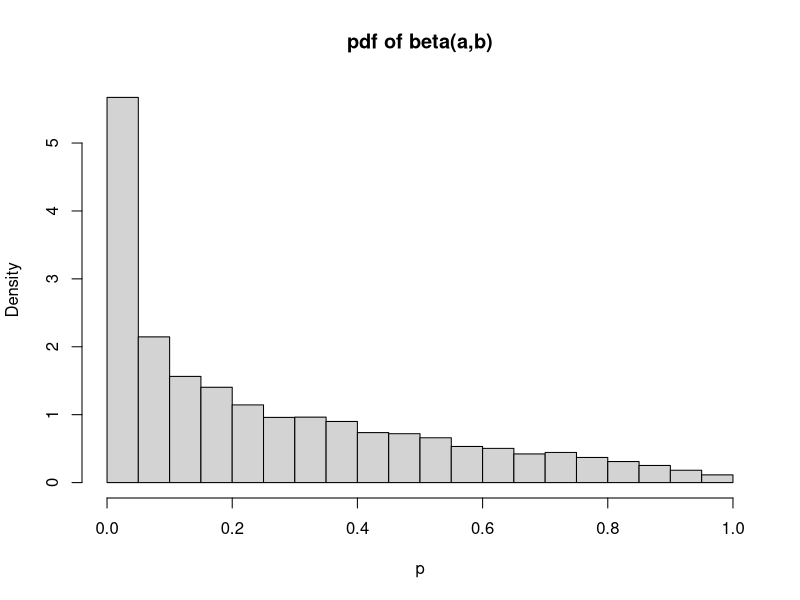

Recreate this plot in R.
## ---- chunk 1
library(tidyverse)
library(viridis)
knitr::opts_chunk$set(
	echo = TRUE,
	warning = FALSE,
	message = FALSE,
	fig.width = 8, 
  fig.height = 6,
  out.width = "90%"
)
options(
  ggplot2.continuous.colour = "viridis",
  ggplot2.continuous.fill = "viridis"
)
scale_colour_discrete = scale_colour_viridis_d
scale_fill_discrete = scale_fill_viridis_d
theme_set(theme_minimal() + theme(legend.position = "bottom"))
## ---- chunk 2
N = 10000
a = .5
b = 1.5
p = rbeta(N, a, b)
mean(p)
var(p)
hist(p, prob=T, main="pdf of beta(a,b)")
1-pbeta(.25, .5, 1.5) # 0.3910
## ---- chunk 3

